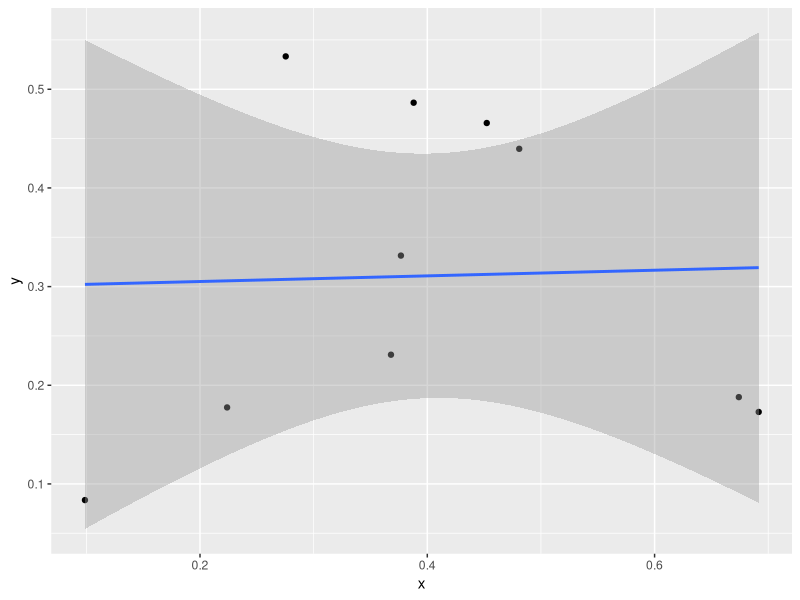

Here is the R script that generated this plot:
x= runif(10)
y=runif(10)
fit1 <- lm(x ~ y )
sd2 <- sd(fit1$residuals)

library(ggplot2)

ggplot(data.frame(x,y), aes(x=x,y=y)) + 
  geom_point() + 
  geom_smooth(method="lm")

